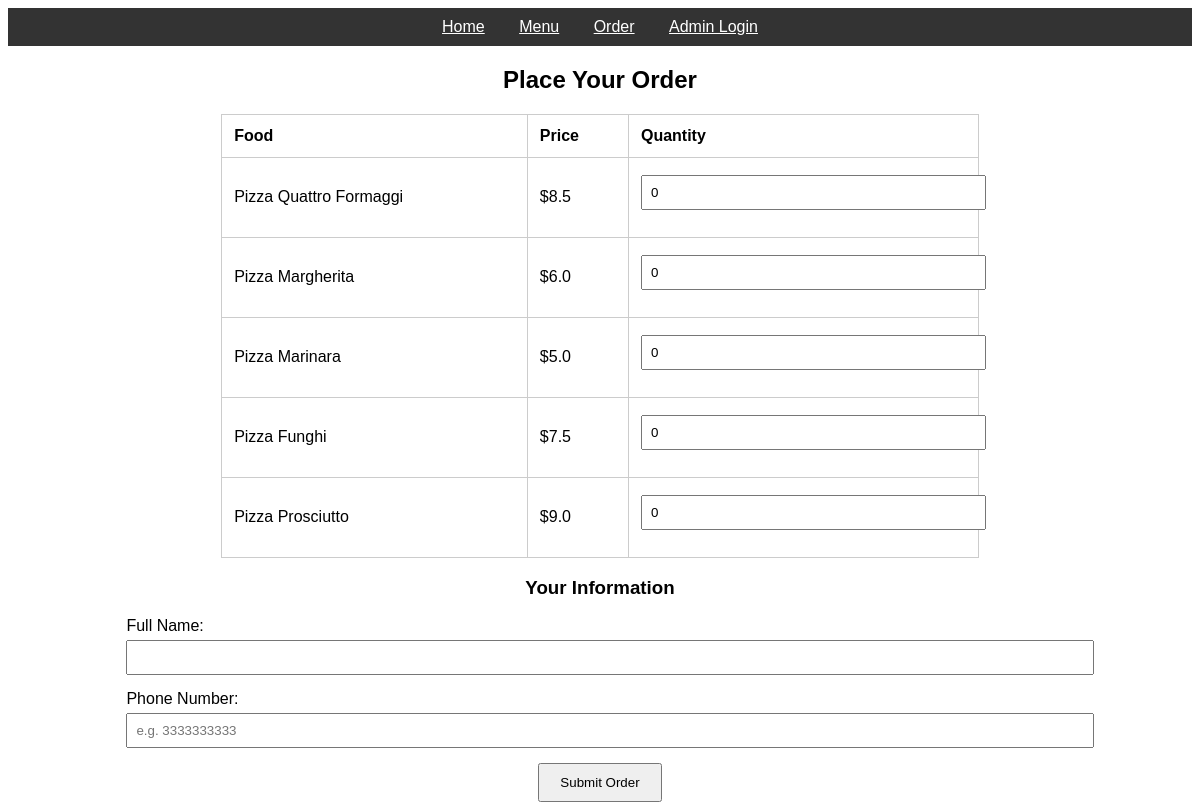
/order, run on the app's committed database.
### app.py (models this page shows)
class Food(db.Model):
    __tablename__ = 'food'
    id_food_id = db.Column(db.Integer, primary_key=True)
    gn_food_name = db.Column(db.Text, nullable=False)
    id_food_category_id = db.Column(db.Integer, nullable=False)
    nm_price_number = db.Column(db.Float, nullable=False)
    ds_food_descr = db.Column(db.Text, nullable=False)
    id_restaurant_id = db.Column(db.Integer, nullable=False)

### app.py (the view, shortened to what this page needs)
@app.route('/order', methods=['GET', 'POST'])
def order():
    foods = Food.query.all()
    return render_template('order.html', foods=foods)

### templates/order.html (shortened to what this page needs)
{% extends 'base.html' %}
{% block content %}
    <form method="POST">
        <h2>Place Your Order</h2>
        <table>
            <thead>
                <tr>
                    <th>Food</th>
                    <th>Price</th>
                    <th>Quantity</th>
                </tr>
            </thead>
            <tbody>
                {% for food in foods %}
                <tr>
                    <td>{{ food.gn_food_name }}</td>
                    <td>${{ food.nm_price_number }}</td>
                    <td>
                        <input type="number" name="quantity_{{ food.id_food_id }}" min="0" value="0">
                    </td>
                </tr>
                {% endfor %}
            </tbody>
        </table>
        <h3>Your Information</h3>
        <label>Full Name:</label>
        <input type="text" name="full_name" required>
        <label>Phone Number:</label>
        <input type="text" name="phone_number" pattern="\d{10}" required placeholder="e.g. 3333333333">
        <input type="submit" value="Submit Order">
    </form>
{% endblock %}

### templates/base.html (style rules this page uses)
body { font-family: Arial, sans-serif; }

### templates/order.html (style rules this page uses)
table { width: 80%; margin: auto; border-collapse: collapse; }
th, td { padding: 12px; border: 1px solid #ccc; text-align: left; }
h2, h3 { text-align: center; }
form { width: 80%; margin: auto; }
input[type="text"], input[type="number"] { width: 100%; padding: 8px; margin: 5px 0 15px; }
input[type="submit"] { display: block; margin: auto; padding: 10px 20px; }

### data on the page
Food: gn_food_name "Pizza Quattro Formaggi", nm_price_number "8.5"
Food: gn_food_name "Pizza Margherita", nm_price_number "6.0"
Food: gn_food_name "Pizza Marinara", nm_price_number "5.0"
Food: gn_food_name "Pizza Funghi", nm_price_number "7.5"
Food: gn_food_name "Pizza Prosciutto", nm_price_number "9.0"
